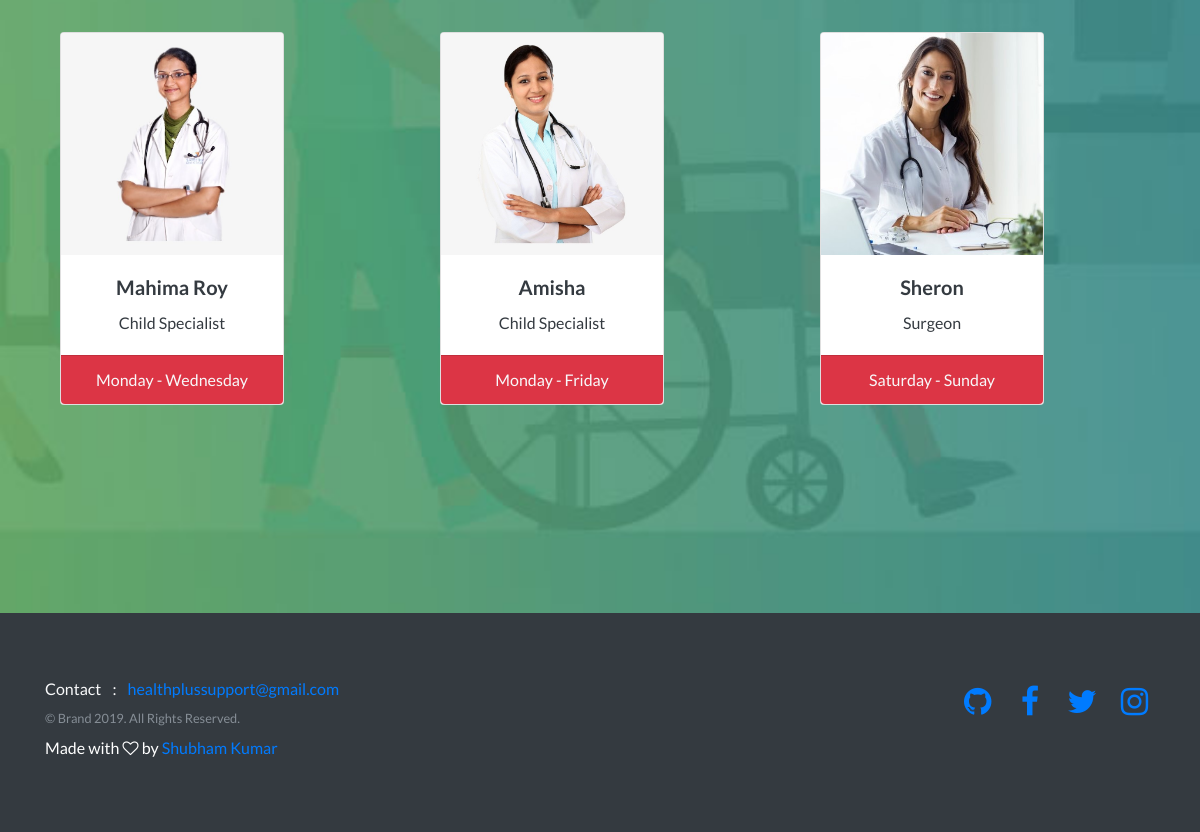
/doctors/ (lower part), run on an earlier commit of the app's database.
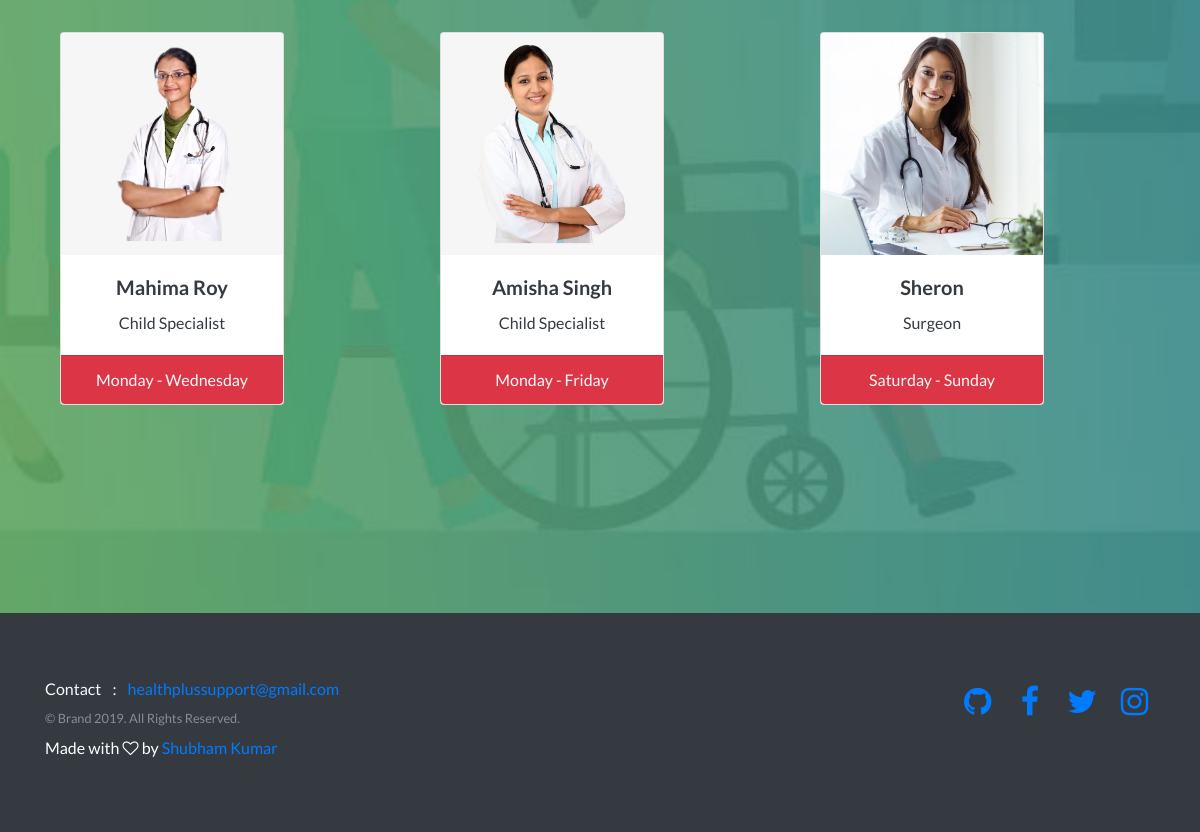
And on a later commit of the database.
### accounts/models.py (models this page shows)
class Host(models.Model):
    id = models.AutoField
    host_name = models.CharField(max_length=50)
    host_email = models.EmailField(blank=True, null=True)
    host_phone = models.IntegerField(max_length=10)
    host_image = models.ImageField(upload_to='img/doctors')
    host_desc = models.CharField(max_length=50)
    address = models.CharField(max_length=100,default="HealthPlus, Rohini-22, New Delhi")
    status = models.BooleanField(default=True)
    available = models.CharField(max_length=50,default='')
    current_meeting_id = models.IntegerField(blank=True, null=True)
    def __str__(self):
        return str(self.id) + " : " + str(self.host_name)

### visitor_management/views.py (the view)
# urls.py: path('doctors/', views.doctors, name = 'doctors'),
def doctors(request):
    hosts = Host.objects.all()
    parameters = {'hosts':hosts}
    print(hosts)
    return render(request,'doctors.html',parameters)

### accounts/templates/doctors.html (shortened to what this page needs)
{% extends 'base.html' %}
{% load static from staticfiles %}
{% block header %}
<header class="masthead text-white text-center" style="background:url('{% static '/img/bg-2.jpg' %}')no-repeat center center fixed;background-size:cover;">
    <div class="container">
            <div class="row">
                    {% for p in hosts %}
                        <div class="col">
                        <div class="col mx-auto my-3">
                                    <div class="card text-dark" style="width: 14rem;">
                                            <img src="/media/{{ p.host_image }}" class="card-img-top" alt="...">
                                            <div class="card-body">
                                              <h5 class="card-title">{{ p.host_name }}</h5>
                                              <p class="card-text">{{ p.host_desc }}</p>
                                            </div>
                                            <ul class="list-group list-group-flush">
                                              <li class="list-group-item bg-danger text-light">{{ p.available }}</li>
                                            </ul>
                                          </div>
                            </div>
                        </div>
                        {% endfor %}
                        </div>
                </div>
</header>
{% endblock %}
{% block footer %}
<footer class="footer bg-dark">
        <div class="container">
            <div class="row">
                <div class="col-lg-6 my-auto h-100 text-center text-lg-left">
                    <ul class="list-inline mb-2">
                        <li class="list-inline-item text-light">Contact</li>
                        <li class="list-inline-item text-light"><span>:</span></li>
                        <li class="list-inline-item text-primary">healthplussupport@gmail.com</li>
                    </ul>
                    <p class="text-muted small mb-4 mb-lg-0">© Brand 2019. All Rights Reserved.</p>
                </div>
                <div class="col-lg-6 my-auto h-100 text-center text-lg-right">
                    <ul class="list-inline mb-0">
                        <li class="list-inline-item"><a href="https://github.com/shubhamkumar27"><i class="fa fa-github fa-2x fa-fw"></i></a></li>
                        <li class="list-inline-item"><a href="#"><i class="fa fa-facebook fa-2x fa-fw"></i></a></li>
                        <li class="list-inline-item"><a href="#"><i class="fa fa-twitter fa-2x fa-fw"></i></a></li>
                        <li class="list-inline-item"><a href="#"><i class="fa fa-instagram fa-2x fa-fw"></i></a></li>
                    </ul>
                </div>
            </div>
            <div class="row footer-bottom d-flex justify-content-between my-2">
                    <p class="col-lg-8 col-sm-12 footer-text m-0 text-white">
                    Made with <i class="fa fa-heart-o" aria-hidden="true"></i> by <a href="https://github.com/shubhamkumar27" target="_blank">Shubham Kumar</a></p>
        </div>
        </div>
    </footer>
{% endblock %}

What changed in the data, as far as the page shows it:
changed Host "Monday - Friday": host_name "Amisha" → "Amisha Singh"
